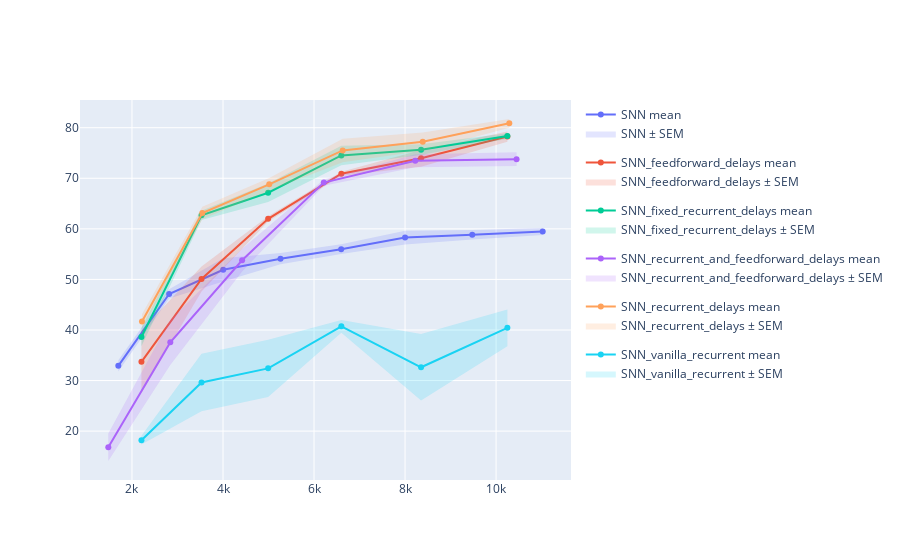

The notebook cell saved with this chart:
### Markdown cell above
# Accuracies as a function of parameters

### Code cell
csv_path = None # e.g "../exp/.." : the path to the CSV file with SHD_equiparams results
figure_path = "../figures/"
use_log_x = False
acc_in_pct = True

def hex_to_rgba(hex_color, alpha=0.18):  
    h = hex_color.lstrip("#")
    r, g, b = int(h[0:2], 16), int(h[2:4], 16), int(h[4:6], 16)
    return f"rgba({r},{g},{b},{alpha})"


df = pd.read_csv(csv_path)

df = df.dropna(subset=["model", "num_params", "final_test_acc", "seed"])
df["num_params"] = pd.to_numeric(df["num_params"], errors="coerce")
df = df.dropna(subset=["num_params"])
df["num_params"] = df["num_params"].astype(int)

df = df.sort_index().drop_duplicates(subset=["model", "num_params", "seed"], keep="last")

grp = (
    df.groupby(["model", "num_params"])
      .agg(
          mean_acc=("final_test_acc", "mean"),
          std_acc=("final_test_acc", "std"),
          n=("seed", "nunique"),
      )
      .reset_index()
)

grp["sem_acc"] = grp.apply(
    lambda r: 0.0 if (pd.isna(r["std_acc"]) or r["n"] <= 1) else r["std_acc"] / math.sqrt(r["n"]),
    axis=1
)


if acc_in_pct:
    grp["std_acc_plot"] = grp["std_acc"]
else:
    grp["std_acc_plot"] = 100.0 * grp["std_acc"]

acc_in_pct = grp["mean_acc"].max() > 1.001
if acc_in_pct:
    grp["mean_acc_plot"] = grp["mean_acc"]
    grp["sem_acc_plot"]  = grp["sem_acc"]
    yaxis_title = "Test accuracy (%)"
else:
    grp["mean_acc_plot"] = 100.0 * grp["mean_acc"]
    grp["sem_acc_plot"]  = 100.0 * grp["sem_acc"]
    yaxis_title = "Test accuracy (%)"

grp = grp.sort_values(["model", "num_params"]).reset_index(drop=True)

fig = go.Figure()
palette = px.colors.qualitative.Plotly
models = grp["model"].unique()

for i, model in enumerate(models):
    g = grp[grp["model"] == model].sort_values("num_params")
    color = palette[i % len(palette)]
    fillcol = hex_to_rgba(color, 0.18)

    x = g["num_params"].to_numpy()
    y = g["mean_acc_plot"].to_numpy()
    sem = g["sem_acc_plot"].to_numpy()

    y_lower = np.clip(y - sem, 0.0, 100.0)
    y_upper = np.clip(y + sem, 0.0, 100.0)

    fig.add_trace(go.Scatter(
        x=x, y=y_lower, mode="lines",
        line=dict(width=0), hoverinfo="skip",
        showlegend=False, legendgroup=model
    ))

    fig.add_trace(go.Scatter(
        x=x, y=y_upper, mode="lines",
        line=dict(width=0), fill="tonexty", fillcolor=fillcol,
        hoverinfo="skip", showlegend=True, legendgroup=model,
        name=f"{model} ± SEM"
    ))

    fig.add_trace(go.Scatter(
        x=x, y=y, mode="lines+markers",
        name=f"{model} mean", legendgroup=model,
        line=dict(color=color), marker=dict(color=color),
        hovertemplate=(
            "<b>%{fullData.name}</b><br>" +
            "#params: %{x}<br>" +
            "Acc: %{y:.2f}%<br>" +
            "SEM: %{customdata:.2f}%<extra></extra>"
        ),
        customdata=np.round(sem, 4),
    ))


if use_log_x:
    fig.update_xaxes(type="log")
    
os.makedirs(figure_path, exist_ok=True)

svg_path = os.path.join(os.path.dirname(figure_path), "accuracy_vs_params.svg")
fig.write_image(svg_path, format="svg", width=800, height=600, scale=1)
print(f"Saved SVG to: {svg_path}")
fig.show()

### Figure 1 — Plotly figure (JSON) as saved in the notebook; plotly's stock layout.template omitted (floating-point values rounded to 4 significant figures)
{"data": [{"hoverinfo": "skip", "legendgroup": "SNN", "line": {"width": 0}, "mode": "lines", "showlegend": false, "type": "scatter", "x": [1700, 2816, 4004, 5264, 6596, 8000, 9476, 11024], "y": [31.81, 46.2, 49.6, 52.98, 55.01, 56.91, 57.89, 58.77]}, {"fill": "tonexty", "fillcolor": "rgba(99,110,250,0.18)", "hoverinfo": "skip", "legendgroup": "SNN", "line": {"width": 0}, "mode": "lines", "name": "SNN ± SEM", "showlegend": true, "type": "scatter", "x": [1700, 2816, 4004, 5264, 6596, 8000, 9476, 11024], "y": [34.0, 48.04, 54.2, 55.22, 56.97, 59.63, 59.75, 60.18]}, {"customdata": [1.094, 0.916, 2.3, 1.119, 0.9784, 1.36, 0.9298, 0.7077], "hovertemplate": "<b>%{fullData.name}</b><br>#params: %{x}<br>Acc: %{y:.2f}%<br>SEM: %{customdata:.2f}%<extra></extra>", "legendgroup": "SNN", "line": {"color": "#636EFA"}, "marker": {"color": "#636EFA"}, "mode": "lines+markers", "name": "SNN mean", "type": "scatter", "x": [1700, 2816, 4004, 5264, 6596, 8000, 9476, 11024], "y": [32.91, 47.12, 51.9, 54.1, 55.99, 58.27, 58.82, 59.47]}, {"hoverinfo": "skip", "legendgroup": "SNN_feedforward_delays", "line": {"width": 0}, "mode": "lines", "showlegend": false, "type": "scatter", "x": [2208, 3528, 4992, 6600, 8352, 10248], "y": [27.53, 47.6, 61.46, 70.49, 72.3, 77.25]}, {"fill": "tonexty", "fillcolor": "rgba(239,85,59,0.18)", "hoverinfo": "skip", "legendgroup": "SNN_feedforward_delays", "line": {"width": 0}, "mode": "lines", "name": "SNN_feedforward_delays ± SEM", "showlegend": true, "type": "scatter", "x": [2208, 3528, 4992, 6600, 8352, 10248], "y": [39.89, 52.57, 62.49, 71.3, 75.6, 79.25]}, {"customdata": [6.178, 2.485, 0.5123, 0.4066, 1.649, 0.9993], "hovertemplate": "<b>%{fullData.name}</b><br>#params: %{x}<br>Acc: %{y:.2f}%<br>SEM: %{customdata:.2f}%<extra></extra>", "legendgroup": "SNN_feedforward_delays", "line": {"color": "#EF553B"}, "marker": {"color": "#EF553B"}, "mode": "lines+markers", "name": "SNN_feedforward_delays mean", "type": "scatter", "x": [2208, 3528, 4992, 6600, 8352, 10248], "y": [33.71, 50.08, 61.97, 70.89, 73.95, 78.25]}, {"hoverinfo": "skip", "legendgroup": "SNN_fixed_recurrent_delays", "line": {"width": 0}, "mode": "lines", "showlegend": false, "type": "scatter", "x": [2208, 3528, 4992, 6600, 8352, 10248], "y": [36.8, 61.77, 65.29, 72.6, 74.59, 77.8]}, {"fill": "tonexty", "fillcolor": "rgba(0,204,150,0.18)", "hoverinfo": "skip", "legendgroup": "SNN_fixed_recurrent_delays", "line": {"width": 0}, "mode": "lines", "name": "SNN_fixed_recurrent_delays ± SEM", "showlegend": true, "type": "scatter", "x": [2208, 3528, 4992, 6600, 8352, 10248], "y": [40.42, 63.56, 68.99, 76.45, 76.72, 78.93]}, {"customdata": [1.813, 0.8957, 1.849, 1.926, 1.062, 0.5658], "hovertemplate": "<b>%{fullData.name}</b><br>#params: %{x}<br>Acc: %{y:.2f}%<br>SEM: %{customdata:.2f}%<extra></extra>", "legendgroup": "SNN_fixed_recurrent_delays", "line": {"color": "#00CC96"}, "marker": {"color": "#00CC96"}, "mode": "lines+markers", "name": "SNN_fixed_recurrent_delays mean", "type": "scatter", "x": [2208, 3528, 4992, 6600, 8352, 10248], "y": [38.61, 62.67, 67.14, 74.53, 75.65, 78.36]}, {"hoverinfo": "skip", "legendgroup": "SNN_recurrent_and_feedforward_delays", "line": {"width": 0}, "mode": "lines", "showlegend": false, "type": "scatter", "x": [1480, 2842, 4420, 6214, 8224, 10450], "y": [14.09, 33.06, 51.54, 68.54, 72.19, 72.44]}, {"fill": "tonexty", "fillcolor": "rgba(171,99,250,0.18)", "hoverinfo": "skip", "legendgroup": "SNN_recurrent_and_feedforward_delays", "line": {"width": 0}, "mode": "lines", "name": "SNN_recurrent_and_feedforward_delays ± SEM", "showlegend": true, "type": "scatter", "x": [1480, 2842, 4420, 6214, 8224, 10450], "y": [19.55, 42.06, 56.04, 69.76, 74.73, 75.14]}, {"customdata": [2.729, 4.497, 2.251, 0.614, 1.272, 1.349], "hovertemplate": "<b>%{fullData.name}</b><br>#params: %{x}<br>Acc: %{y:.2f}%<br>SEM: %{customdata:.2f}%<extra></extra>", "legendgroup": "SNN_recurrent_and_feedforward_delays", "line": {"color": "#AB63FA"}, "marker": {"color": "#AB63FA"}, "mode": "lines+markers", "name": "SNN_recurrent_and_feedforward_delays mean", "type": "scatter", "x": [1480, 2842, 4420, 6214, 8224, 10450], "y": [16.82, 37.56, 53.79, 69.15, 73.46, 73.79]}, {"hoverinfo": "skip", "legendgroup": "SNN_recurrent_delays", "line": {"width": 0}, "mode": "lines", "showlegend": false, "type": "scatter", "x": [2220, 3546, 5016, 6630, 8388, 10290], "y": [40.26, 61.89, 67.52, 73.19, 75.4, 80.01]}, {"fill": "tonexty", "fillcolor": "rgba(255,161,90,0.18)", "hoverinfo": "skip", "legendgroup": "SNN_recurrent_delays", "line": {"width": 0}, "mode": "lines", "name": "SNN_recurrent_delays ± SEM", "showlegend": true, "type": "scatter", "x": [2220, 3546, 5016, 6630, 8388, 10290], "y": [43.11, 64.38, 70.07, 77.83, 79.04, 81.72]}, {"customdata": [1.423, 1.249, 1.275, 2.321, 1.819, 0.8586], "hovertemplate": "<b>%{fullData.name}</b><br>#params: %{x}<br>Acc: %{y:.2f}%<br>SEM: %{customdata:.2f}%<extra></extra>", "legendgroup": "SNN_recurrent_delays", "line": {"color": "#FFA15A"}, "marker": {"color": "#FFA15A"}, "mode": "lines+markers", "name": "SNN_recurrent_delays mean", "type": "scatter", "x": [2220, 3546, 5016, 6630, 8388, 10290], "y": [41.69, 63.14, 68.8, 75.51, 77.22, 80.86]}, {"hoverinfo": "skip", "legendgroup": "SNN_vanilla_recurrent", "line": {"width": 0}, "mode": "lines", "showlegend": false, "type": "scatter", "x": [2208, 3528, 4992, 6600, 8352, 10248], "y": [17.35, 23.94, 26.77, 39.48, 26.06, 36.79]}, {"fill": "tonexty", "fillcolor": "rgba(25,211,243,0.18)", "hoverinfo": "skip", "legendgroup": "SNN_vanilla_recurrent", "line": {"width": 0}, "mode": "lines", "name": "SNN_vanilla_recurrent ± SEM", "showlegend": true, "type": "scatter", "x": [2208, 3528, 4992, 6600, 8352, 10248], "y": [19.06, 35.31, 38.06, 41.98, 39.2, 44.06]}, {"customdata": [0.8563, 5.681, 5.646, 1.252, 6.57, 3.636], "hovertemplate": "<b>%{fullData.name}</b><br>#params: %{x}<br>Acc: %{y:.2f}%<br>SEM: %{customdata:.2f}%<extra></extra>", "legendgroup": "SNN_vanilla_recurrent", "line": {"color": "#19D3F3"}, "marker": {"color": "#19D3F3"}, "mode": "lines+markers", "name": "SNN_vanilla_recurrent mean", "type": "scatter", "x": [2208, 3528, 4992, 6600, 8352, 10248], "y": [18.21, 29.63, 32.41, 40.73, 32.63, 40.43]}], "layout": {}}
